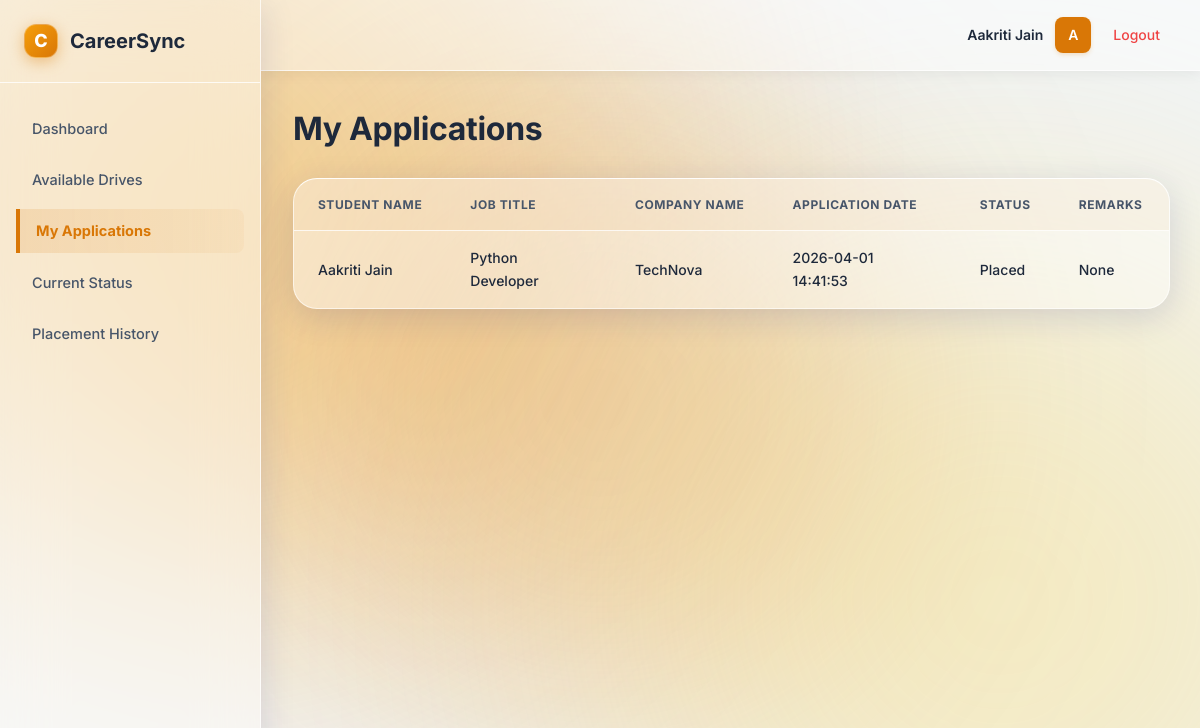
The app's page /student/applications (signed in), older data.
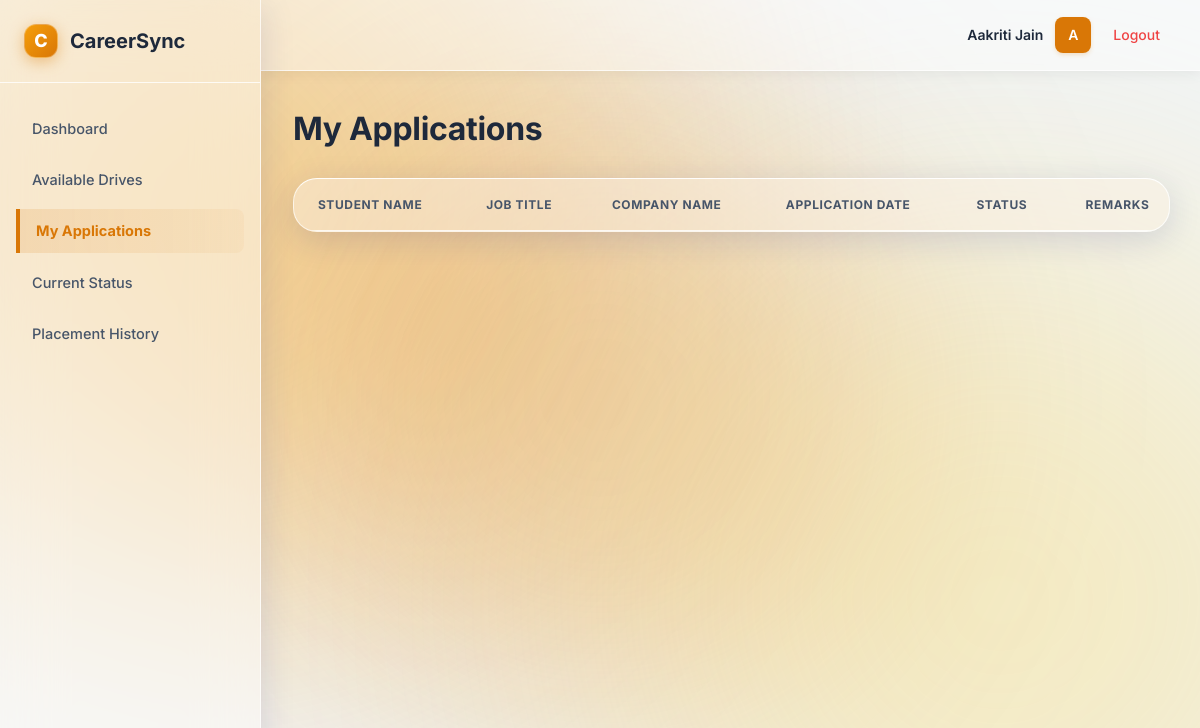
The same page, newer data.
### models.py (models this page shows)
class Student(db.Model):
    id = db.Column(db.Integer, primary_key = True)
    full_name = db.Column(db.String(100), nullable = False)
    email = db.Column(db.String(100), nullable = False, unique = True)
    pass_hash = db.Column(db.String(100), nullable = False )
    phone_number = db.Column(db.Integer, nullable = False)
    degree = db.Column(db.String(100), nullable = False)
    branch = db.Column(db.String(100), nullable = False)
    cgpa = db.Column(db.Float, nullable = False)
    skills = db.Column(db.String(100), nullable = False)
    resume_filename = db.Column(db.String(100), nullable = False)
    is_active = db.Column(db.Boolean, default = True)
    internship_experience = db.Column(db.String(100))
    co_curricular_achievements = db.Column(db.String(100))
    created_at = db.Column(db.DateTime, default = datetime.now(UTC))
    applications = db.relationship('Application', backref = 'student', lazy = True)
    placements = db.relationship('Placement', backref = 'student', lazy = True)

class Application(db.Model):
    id = db.Column(db.Integer, primary_key = True)
    student_id = db.Column(db.Integer, db.ForeignKey('student.id'), nullable = False)
    drive_id = db.Column(db.Integer, db.ForeignKey('placement_drive.id'), nullable = False)
    application_date = db.Column(db.DateTime, default = datetime.now(UTC))
    status = db.Column(db.String(50), default = "Applied")
    remarks = db.Column(db.String(100))
    __table_args__ = (db.UniqueConstraint('student_id', 'drive_id', name = 'unique_application'),)

class PlacementDrive(db.Model):
    id = db.Column(db.Integer, primary_key = True)
    company_id = db.Column(db.Integer, db.ForeignKey('company.id'), nullable=False)
    job_title = db.Column(db.String(100), nullable = False)
    job_description = db.Column(db.Text, nullable = False)
    skills_required = db.Column(db.String(100), nullable = False)
    package_range = db.Column(db.String(100))
    location = db.Column(db.String(100), nullable = False)
    application_deadline = db.Column(db.DateTime, nullable = False)
    status = db.Column(db.String(50), default = "Pending")
    created_at = db.Column(db.DateTime, default = datetime.now(UTC))
    applications = db.relationship('Application', backref = 'drive', lazy = True)
    eligibility_criteria = db.Column(db.String(100), nullable = False)

class Company(db.Model):
    id = db.Column(db.Integer, primary_key = True)
    company_name = db.Column(db.String(100), nullable = False)
    email = db.Column(db.String(100), nullable = False, unique = True)
    pass_hash = db.Column(db.String(100), nullable = False )
    hr_contact = db.Column(db.Integer, nullable = False)
    website = db.Column(db.String(100), nullable = False)
    domain = db.Column(db.String(100), nullable = False)
    description = db.Column(db.Text, nullable = False)
    approval_status = db.Column(db.String(50), default = "Pending")
    is_active = db.Column(db.Boolean, default = True)
    created_at = db.Column(db.DateTime, default = datetime.now(UTC))
    type_of_employment = db.Column(db.String(100))
    drives = db.relationship('PlacementDrive', backref = 'company', lazy = True)

### app.py (the view)
@app.route("/student/applications")
def student_applications():
    if not student_logged_in():
        flash("Unauthorized access.")
        return redirect(url_for("login"))
    student_id = session["user_id"]
    applications = Application.query.filter_by(student_id = student_id).all()
    return render_template("student_applications.html", applications = applications)

### app.py (called while the page is built)
def student_logged_in():
    return "user_id" in session and session.get("role") =="student"

### templates/student_applications.html (shortened to what this page needs)
{% extends "base.html" %}
{% block content %}
<h1>My Applications</h1>
<table>
    <tr>
        <th>Student Name</th>
        <th>Job Title</th>
        <th>Company Name</th>
        <th>Application Date</th>
        <th>Status</th>
        <th>Remarks</th>
        <th>Action</th>
    </tr>
    {% for application in applications %}
    <tr>
        <td>{{ application.student.full_name }}</td>
        <td>{{ application.drive.job_title }}</td>
        <td>{{ application.drive.company.company_name }}</td>
        <td>{{ application.application_date.strftime('%Y-%m-%d %H:%M:%S') if application.application_date else '' }}</td>
        <td>{{ application.status }}</td>
        <td>{{ application.remarks }}</td>
        <td>
        </td>
    </tr>
    {% endfor %}
</table>
{% endblock %}

### templates/base.html (shortened to what this page needs)
<!DOCTYPE html>
<html lang="en">
<head>
</head>
<body>
    <div class="bg-orb"></div>
    <div class="app-layout">
        {% block sidebar %}
        <aside class="sidebar">
            <div class="sidebar-header">
                <div class="logo-icon">C</div>
                CareerSync
            </div>
            <nav class="sidebar-nav">
                {% if session.get('role') == 'admin' %}
                <a href="{{ url_for('admin_dashboard') }}" class="{{ 'active' if request.endpoint == 'admin_dashboard' else '' }}">Dashboard</a>
                <a href="{{ url_for('admin_companies') }}" class="{{ 'active' if request.endpoint == 'admin_companies' else '' }}">Manage Companies</a>
                <a href="{{ url_for('admin_drives') }}" class="{{ 'active' if request.endpoint == 'admin_drives' else '' }}">Placement Drives</a>
                <a href="{{ url_for('admin_students') }}" class="{{ 'active' if request.endpoint == 'admin_students' else '' }}">Manage Students</a>
                <a href="{{ url_for('admin_applications') }}" class="{{ 'active' if request.endpoint == 'admin_applications' else '' }}">View Applications</a>
                <a href="{{ url_for('admin_placements') }}" class="{{ 'active' if request.endpoint == 'admin_placements' else '' }}">Placement History</a>
                <a href="{{ url_for('admin_change_password') }}" class="{{ 'active' if request.endpoint == 'admin_change_password' else '' }}">Change Password</a>
                {% elif session.get('role') == 'student' %}
                <a href="{{ url_for('student_dashboard') }}" class="{{ 'active' if request.endpoint == 'student_dashboard' else '' }}">Dashboard</a>
                <a href="{{ url_for('student_drives') }}" class="{{ 'active' if request.endpoint == 'student_drives' else '' }}">Available Drives</a>
                <a href="{{ url_for('student_applications') }}" class="{{ 'active' if request.endpoint == 'student_applications' else '' }}">My Applications</a>
                <a href="{{ url_for('student_status') }}" class="{{ 'active' if request.endpoint == 'student_status' else '' }}">Current Status</a>
                <a href="{{ url_for('student_history') }}" class="{{ 'active' if request.endpoint == 'student_history' else '' }}">Placement History</a>
                {% endif %}
            </nav>
        </aside>
        {% endblock %}
        <div class="main-wrapper">
            {% block topbar %}
            <header class="topbar">
                <div class="user-profile">
                    {% if session.get('role') %}
                    <span>{{ session.get('user_name', session.get('role') | title) }}</span>
                    <div class="user-avatar">{{ session.get('user_name', session.get('role'))[0] | upper }}</div>
                    <a href="{{ url_for('logout') }}" style="color: #ef4444; margin-left: 10px;">Logout</a>
                    {% else %}
                    <span>Guest User</span>
                    <div class="user-avatar" style="background:#cbd5e1; color: #475569;">G</div>
                    {% endif %}
                </div>
            </header>
            {% endblock %}
            {% block page_container %}
            <div class="container">
                {% block content %}{% endblock %}
            </div>
            {% endblock %}
        </div>
    </div>
</body>
</html>

Row changes from the older to the newer data that the page shows:
no longer on this page (row edited): Student: get "Aakriti Jain"
removed Application: student.full_name "Aakriti Jain", drive.job_title "Python Developer", drive.company.company_name "TechNova", application_date "2026-04-01 14:41:53", status "Placed", remarks "None"
Text that changed along with them:
{{ session.get('user_name', session.get('role') | title) }}: (not shown) → "Aakriti Jain"
